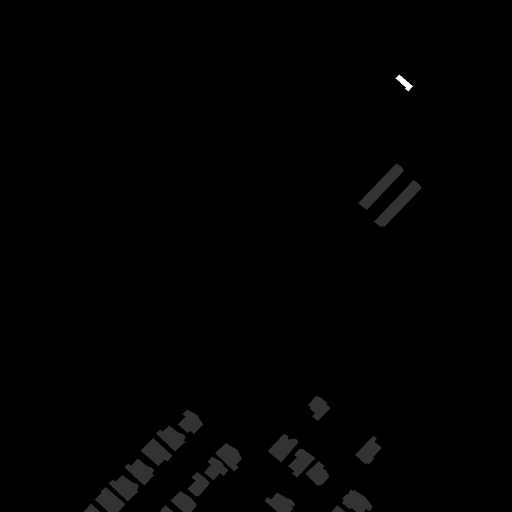
#> input picture Essential_task_delegation/Champion_Task/D5-results/masks/hurricane-florence_00000008_post_disaster.png, 1024 x 1024 px (shown at 1/2 size)
$ python -i dm3_bright_optical_eda.py   (imports and definitions only)   (older library calls are emulated)
#> lines starting #> are read from the running program, lines starting #| are printed output that depends on the picture; after the words box and inside, x2 and y2 are one past the last pixel; in counts of white or black regions, pixels touching at a corner belong together
"""
dm3_bright_optical_eda.py
=========================
Optical-only audit and EDA of DisasterM3 and BRIGHT: pre- and post-event images, SAR excluded.

Every number comes from the local copies:
  1. Inventory     images by dataset, split, role and modality; JSON vs disk vs published counts.
                   SAR is found twice: by DisasterM3's own tags and by pixels (equal channels = SAR).
  2. Geometry      tile sizes, BRIGHT ground sampling distance (GSD) from GeoTIFF tags,
                   building size in pixels, spectral sharpness.
  3. Radiometry    colour, brightness, contrast, saturation, no-data, haze; pre vs post.
  4. Registration  pre/post shift of every DisasterM3 optical pair (phase correlation).
  5. Labels        damage-class pixels and building components: DisasterM3 optical pool vs BRIGHT.
  6. Overlap       identical images across and within the datasets, and across the frozen split.

Writes summary.json (headline numbers and tables) and per-image / per-pair CSVs to --out.

Author: Ridita Afrin Riya (CSE499B Group 5)
Project: Resource-Efficient Neural Architectures for Post-Disaster Damage Assessment
"""

import argparse
import hashlib
import json
import math
import os
import pickle
import re
import sys
from collections import Counter, defaultdict
from concurrent.futures import ProcessPoolExecutor
from pathlib import Path

import cv2
import numpy as np

# Worker processes re-import this module, so only cv2 + numpy load at the top; pandas, PIL, tqdm and
# bright_dm3_dedup (scikit-learn) load inside the functions that run in the main process.
sys.path.insert(0, str(Path(__file__).resolve().parent))
# [1 line not run here, left out]

THUMB = 32
HIST_BINS = 64
AREA_EDGES = 2.0 ** np.arange(0, 21)        # component-area bins: 1, 2, 4 ... 1,048,576 px
BUILDING = {"train_building_intact_mask": 1, "train_building_damaged_mask": 2,
            "train_building_destroyed_mask": 3}
ROAD = {"train_road_intact_mask": "intact", "train_road_flooded_mask": "flooded",
        "train_road_debris_covered_mask": "debris"}
XBD_EVENTS = {"guatemala_volcano", "hurricane_florence", "hurricane_harvey", "hurricane_matthew",
              "hurricane_michael", "mexico_earthquake", "midwest_flooding", "palu_tsunami",
              "santa_rosa_wildfire", "socal_fire", "joplin_tornado", "lower_puna_volcano", "moore_tornado",
              "nepal_flooding", "pinery_bushfire", "portugal_wildfire", "sunda_tsunami",
              "tuscaloosa_tornado", "woolsey_fire"}
# BRIGHT paper (ESSD 17, 6217), Table 2: GSD range (m) and building count per event
BRIGHT_PAPER = {
    "beirut-explosion": ((1.0, 1.0), 25496), "bata-explosion": ((0.5, 0.5), 8893),
    "congo-volcano": ((0.33, 0.33), 18741), "haiti-earthquake": ((0.48, 0.48), 18918),
    "la_palma-volcano": ((0.30, 0.35), 30239), "marshall-wildfire": ((0.6, 0.6), 8365),
    "ukraine-conflict": ((0.6, 0.6), 56770), "turkey-earthquake": ((0.30, 0.35), 135033),
    "myanmar-hurricane": ((0.6, 0.6), 8052), "hawaii-wildfire": ((0.6, 0.6), 3995),
    "morocco-earthquake": ((0.35, 0.40), 6269), "libya-flood": ((0.35, 0.35), 10979),
    "mexico-hurricane": ((0.35, 0.8), 18437), "noto-earthquake": ((0.5, 0.5), 8153),
}
OUR_BRIGHT_EVENTS = {"la_palma-volcano", "congo-volcano", "haiti-earthquake", "marshall-wildfire",
                     "noto-earthquake"}
TILE_ID = re.compile(r"^(?P<event>.+?)_(?P<tile>\d+)_(?P<role>pre|post)_disaster$")
ROLE_ID = re.compile(r"^(?P<event>.+?)_(?P<sar>sar_)?(?P<role>pre|post)_(?P<tile>\d+(?:_\d+)?)$")


# ----------------------------------------------------------------------------- names
def name_of(rel):
    return Path(rel.replace("\\", "/")).name


# [30 lines left out: functions parse_dm3_name, hazard, origin, not called in this run]


# ----------------------------------------------------------------------------- workers
def read_image(path, flags=cv2.IMREAD_COLOR):
#> called with flags = 1
    return cv2.imdecode(np.fromfile(str(path), np.uint8), flags)
#> returned value is the input picture: shape (1024, 1024, 3); min 0, max 5, mean 0.0313


# [13 lines left out: function hf_ratio, not called in this run]


def image_stats(path):
    """Identity fields for every image; radiometry only for colour (optical) images."""
    img = read_image(path)
    if img is None:
        return {"readable": False}, None, None
    h, w = img.shape[:2]
#> h = 1024; w = 1024
    small = cv2.resize(img, (256, 256), interpolation=cv2.INTER_AREA).astype(np.int16)
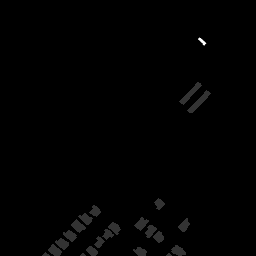
#> small: shape (256, 256, 3) int16; min 0, max 5, mean 0.0308; drawn with min black and max white
    # Judge colour only on pixels that carry data: black no-data borders have identical channels too.
    # An all-black (blank) image has no colour to show and counts as single-channel.
    data = small.max(axis=2) > 3
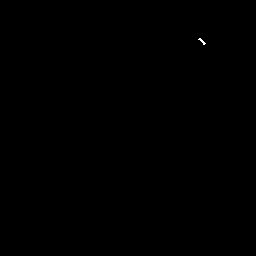
#> data: shape (256, 256) bool; 0.03% white in thin lines or dots, all inside (x1, y1, x2, y2) = (198, 38, 206, 45)
    chan_diff = float(np.abs(small[..., 0] - small[..., 1])[data].mean() +
                      np.abs(small[..., 1] - small[..., 2])[data].mean()) if data.any() else 0.0
#> chan_diff = 0
    gray = cv2.cvtColor(img, cv2.COLOR_BGR2GRAY)
    t = cv2.resize(gray, (THUMB, THUMB), interpolation=cv2.INTER_AREA).astype(np.float32).ravel()
#> t = 1024 values, max 1 at index 185, min 0 at index 0, mean 0.0283
    thumb = np.zeros_like(t) if t.std() < 2 else (t - t.mean()) / t.std() / np.sqrt(t.size)
#> thumb = 1024 values from 0 to 0
    rec = {"readable": True, "h": h, "w": w, "chan_diff": round(chan_diff, 3), "single_channel": chan_diff < 1.0,
           "md5": hashlib.md5(str(img.shape).encode() + img.tobytes()).hexdigest()}
#> rec = {'readable': True, 'h': 1024, 'w': 1024, 'chan_diff': 0, 'single_channel': True, 'md5': 'e040f15c553e4ff40270a18321abe2bb'}
    if rec["single_channel"]:
        return rec, thumb, None

    b, g, r = (img[..., i].astype(np.float32) for i in range(3))
    lum = 0.299 * r + 0.587 * g + 0.114 * b
    sat = cv2.cvtColor(img, cv2.COLOR_BGR2HSV)[..., 1]
    valid = img.max(axis=2) > 3                       # not black no-data
    if not valid.any():
        rec.update(nodata_frac=1.0)
        return rec, thumb, None
    lum_v = lum[valid]
    inner = cv2.erode(valid.astype(np.uint8), np.ones((5, 5), np.uint8)) > 0
    lap = cv2.Laplacian(gray, cv2.CV_32F)
    p1, p99 = np.percentile(lum_v, [1, 99])
    rec.update(
        mean_r=float(r[valid].mean()), mean_g=float(g[valid].mean()), mean_b=float(b[valid].mean()),
        lum_mean=float(lum_v.mean()), lum_std=float(lum_v.std()), lum_p1=float(p1), lum_p99=float(p99),
        sat_mean=float(sat[valid].mean() / 255),
        nodata_frac=float(1 - valid.mean()),
        clipped_frac=float((img.min(axis=2) >= 250).mean()),
        bright_lowsat_frac=float(((lum > 200) & (sat < 30) & valid).mean()),
        dark_channel=float(cv2.erode(small.min(axis=2).astype(np.uint8), np.ones((7, 7), np.uint8)).mean() / 255),
        lap_var=float(lap[inner].var()) if inner.any() else float("nan"),
        hf_ratio=hf_ratio(lum),
    )
    hist = np.histogram(lum_v, bins=HIST_BINS, range=(0, 256))[0].astype(np.int64)
    return rec, thumb, hist


# [26 lines left out: function pair_shift, not called in this run]


def components(binary):
    n, _, stats, _ = cv2.connectedComponentsWithStats(binary.astype(np.uint8), connectivity=8)
    return stats[1:, cv2.CC_STAT_AREA].astype(np.int32)


# [93 lines left out: functions pool_masks, combined_mask, bright_target, geotiff_gsd, js_bits, quartiles and 1 more, not called in this run]


def median_of(values):
    q = quartiles(values)
    return q["median"] if q else None


def pooled(areas_list, key):
    return np.concatenate([a[key] for a in areas_list if a is not None and len(a[key])] or [np.zeros(0, np.int32)])


# [456 lines left out: function main, not called in this run]


# [2 lines not run here, left out]

>>> result = image_stats('../../../Champion_Task/D5-results/masks/hurricane-florence_00000008_post_disaster.png')
